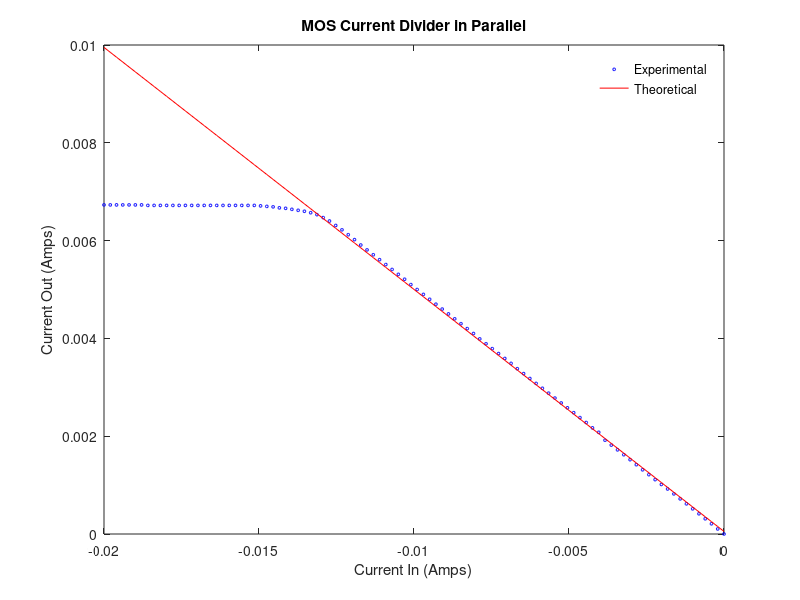
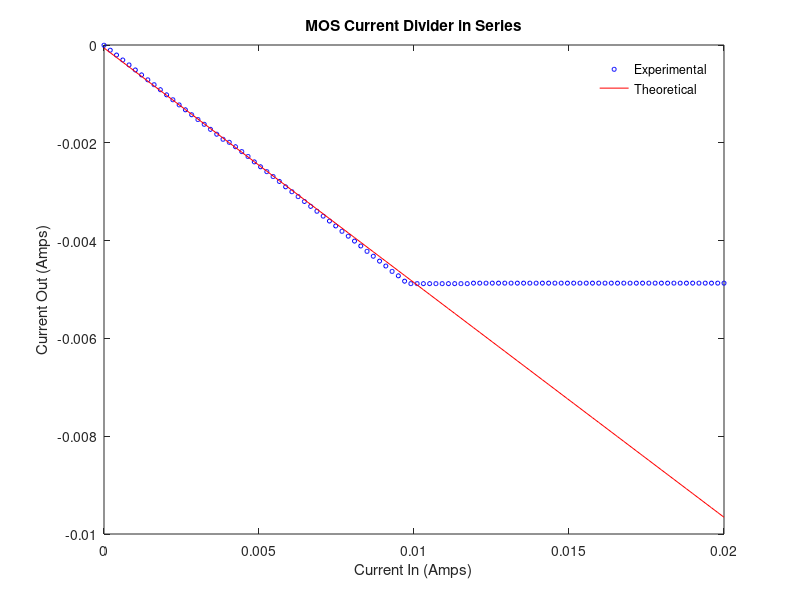

MATLAB code for these plots, in order:
load ('Lab6_Exp3_Sun.mat')

pIn = Exp3_Iin_Parallel_Sun;
pOut = Exp3_Iout_Parallel_Sun;

sIn = Exp3_Iin_Series_Sun;
sOut = Exp3_Iout_Series_Sun;
%% Parallel

p_fit = polyfit(pIn(1:71),pOut(1:71),1);
pOut_theo = polyval(p_fit,pIn);
p_fit_theo = polyfit(pIn,pOut_theo,1);
pe_slope = p_fit(1) %Current Divider Ratio of experimental
pt_slope = p_fit_theo(1) %Current Divider Ratio of theoretcail

Iout = pIn(1:71)./pOut(1:71)

figure;
plot(pIn,pOut,'bo','MarkerSize',2)
hold on
plot(pIn,pOut_theo,'r-','MarkerSize',2)

%Legend
legend('Experimental','Theoretical');
legend('boxoff')
legend('Location','northeast')

%Labels
title('MOS Current Divider in Parallel');
xlabel("Current In (Amps)");
ylabel("Current Out (Amps)");

hold off;
%% Series

s_fit = polyfit(sIn(1:55),sOut(1:55),1)
sOut_theo = polyval(s_fit,sIn);
s_fit_theo = polyfit(sIn,sOut_theo,1);
se_slope = s_fit(1) %Current Divider Ratio of experimental
st_slope = s_fit_theo(1) %Current Divider Ratio of theoretcail

figure;
plot(sIn,sOut,'bo','MarkerSize',3)
hold on
plot(sIn,sOut_theo,'r-','MarkerSize',2)

%Legend
legend('Experimental','Theoretical');
legend('boxoff')
legend('Location','northeast')

%Labels
title('MOS Current Divider in Series');
xlabel("Current In (Amps)");
ylabel("Current Out (Amps)");